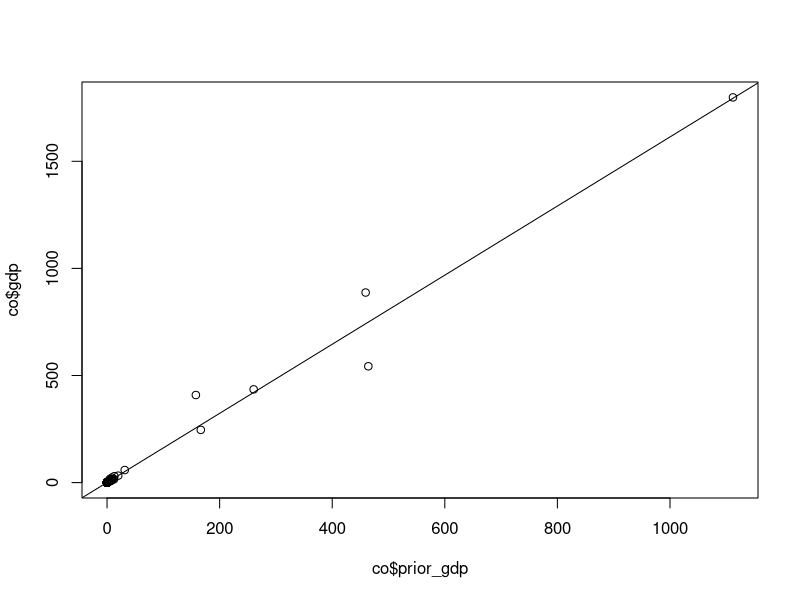
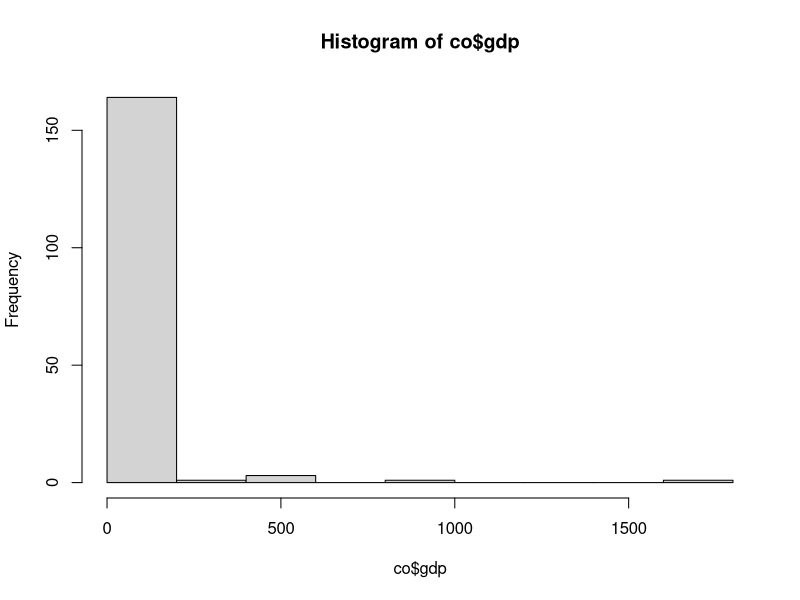
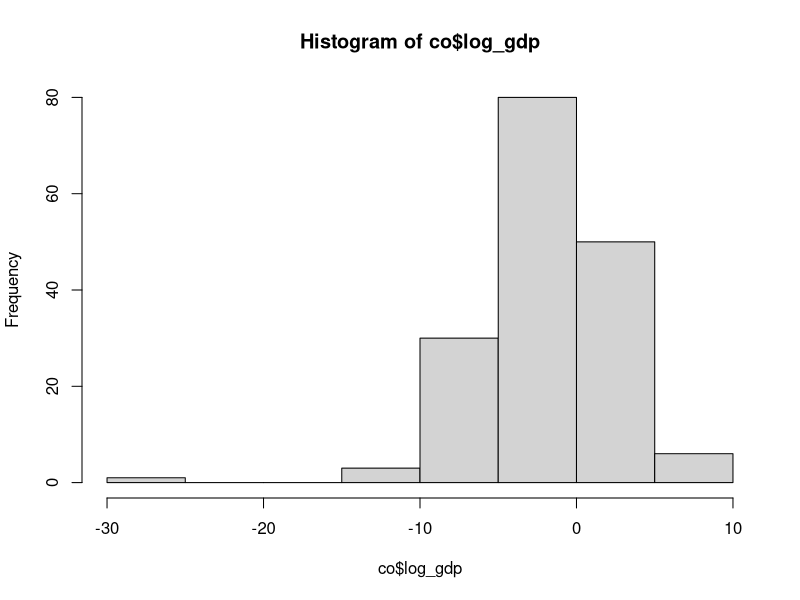
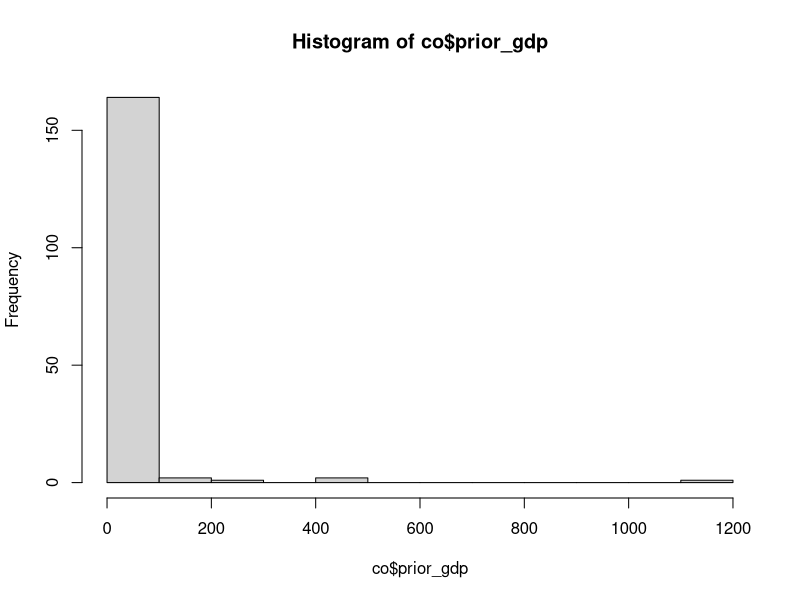
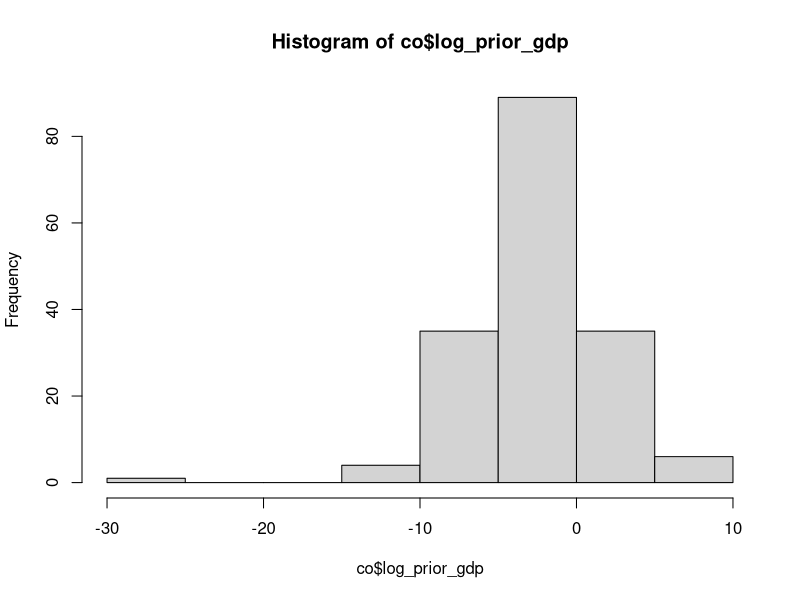
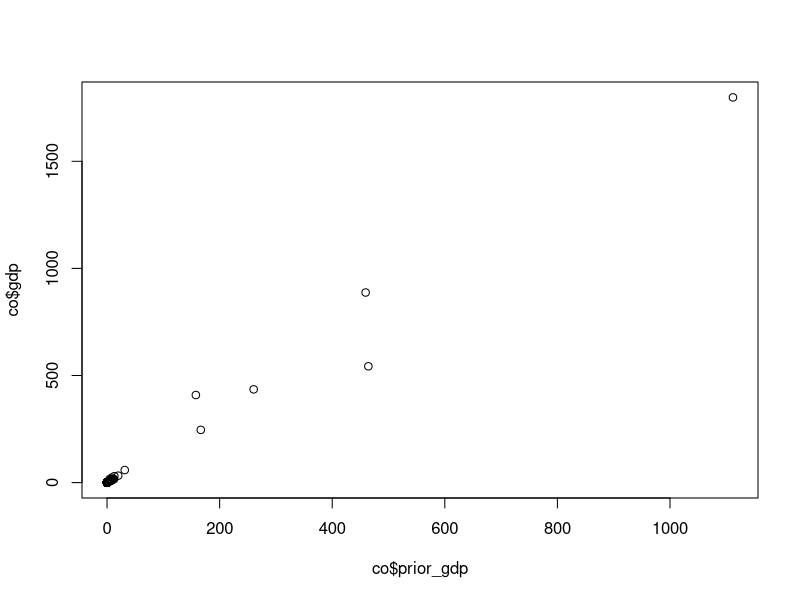
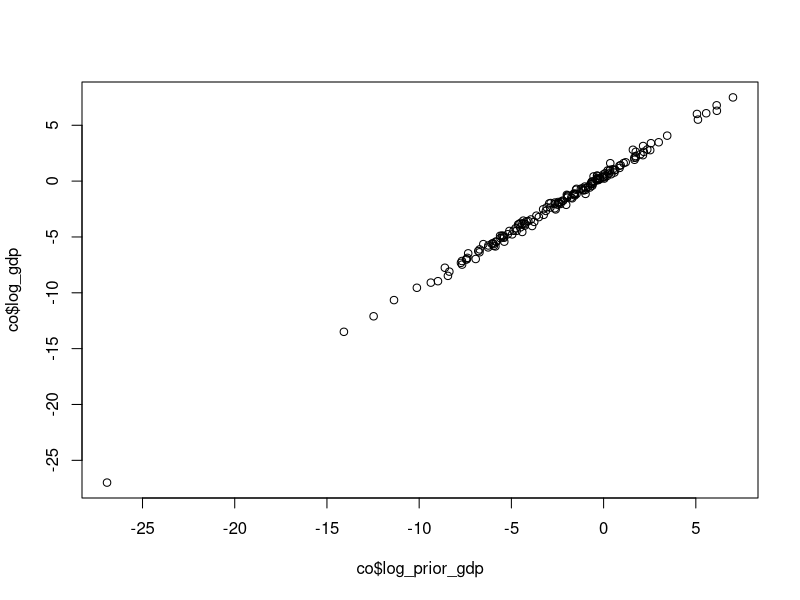
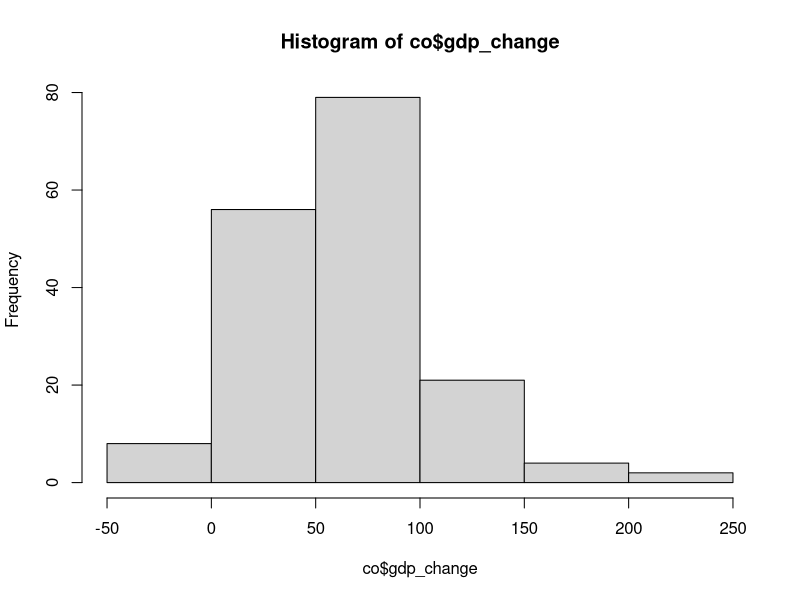

Recreate these plots in R, in order.
## 4. PREDICTING OUTCOMES USING LINEAR REGRESSION

## 4.4 PREDICTING GDP USING PRIOR GDP

## Set the working directory
setwd("~/Desktop/DSS") # example of setwd() for Mac 
setwd("C:/user/Desktop/DSS") # example for Windows

## Load the dataset
co <- read.csv("countries.csv") # reads and stores data

## Understand the data
## (Read about description of variables and unit of observation)
head(co) # shows first observations

## Identify the types of variables included
## (character vs. numeric; binary vs. non-binary)

## Identify the number of observations
dim(co) # provides dimensions of dataframe: rows, columns

### 4.4.1 RELATIONSHIP BETWEEN GDP AND PRIOR GDP

## Visualize the relationship
plot(x=co$prior_gdp, y=co$gdp) # creates scatter plot

## Compute correlation
cor(co$gdp, co$prior_gdp)

## Fit linear model
lm(co$gdp ~ co$prior_gdp) # option a: using the $ character
lm(gdp ~ prior_gdp, data=co) # option b: using the optional argument data

## Add fitted line to scatter plot
fit <- lm(gdp ~ prior_gdp, data=co) # stores fitted model
abline(fit) # adds line to scatter plot

### 4.4.2 WITH NATURAL LOGARITHM TRANSFORMATIONS

## Create log−transformed GDP variables
co$log_gdp <- log(co$gdp) # gdp
co$log_prior_gdp <- log(co$prior_gdp) # prior gdp

## Create histograms
hist(co$gdp) # gdp
hist(co$log_gdp) # log−transformed gdp
hist(co$prior_gdp) # prior gdp
hist(co$log_prior_gdp) # log−transformed prior gdp

## Create scatter plots
plot(x=co$prior_gdp, y=co$gdp) # original
plot(x=co$log_prior_gdp, y=co$log_gdp) # log-transformed

## Compute new correlation
cor(co$log_gdp, co$log_prior_gdp)

## Fit new linear model
lm(log_gdp ~ log_prior_gdp, data=co) 

## 4.5 PREDICTING GDP GROWTH USING NIGHT-TIME LIGHT EMISSIONS

## Create GDP percentage change variable
co$gdp_change <- ((co$gdp - co$prior_gdp) / co$prior_gdp) * 100

## Create light percentage change variable
co$light_change <- ((co$light - co$prior_light ) / co$prior_light ) * 100

## Create histograms
hist(co$gdp_change) # of percentage change in gdp
hist(co$light_change) # of percentage change in light

## Create scatter plot
plot(x=co$light_change, y=co$gdp_change)

## Compute correlation
cor(co$gdp_change, co$light_change) 

## Fit linear model
lm(gdp_change ~ light_change, data=co) 

## 4.6 MEASURING HOW WELL THE MODEL FITS THE DATA 
## WITH THE COEFFICIENT OF DETERMINATION, R-SQUARED

## Compute R−squared for each predictive model
cor(co$gdp, co$prior_gdp)^2 # model 1
cor(co$log_gdp, co$log_prior_gdp)^2 # model 2
cor(co$gdp_change, co$light_change)^2 # model 3
